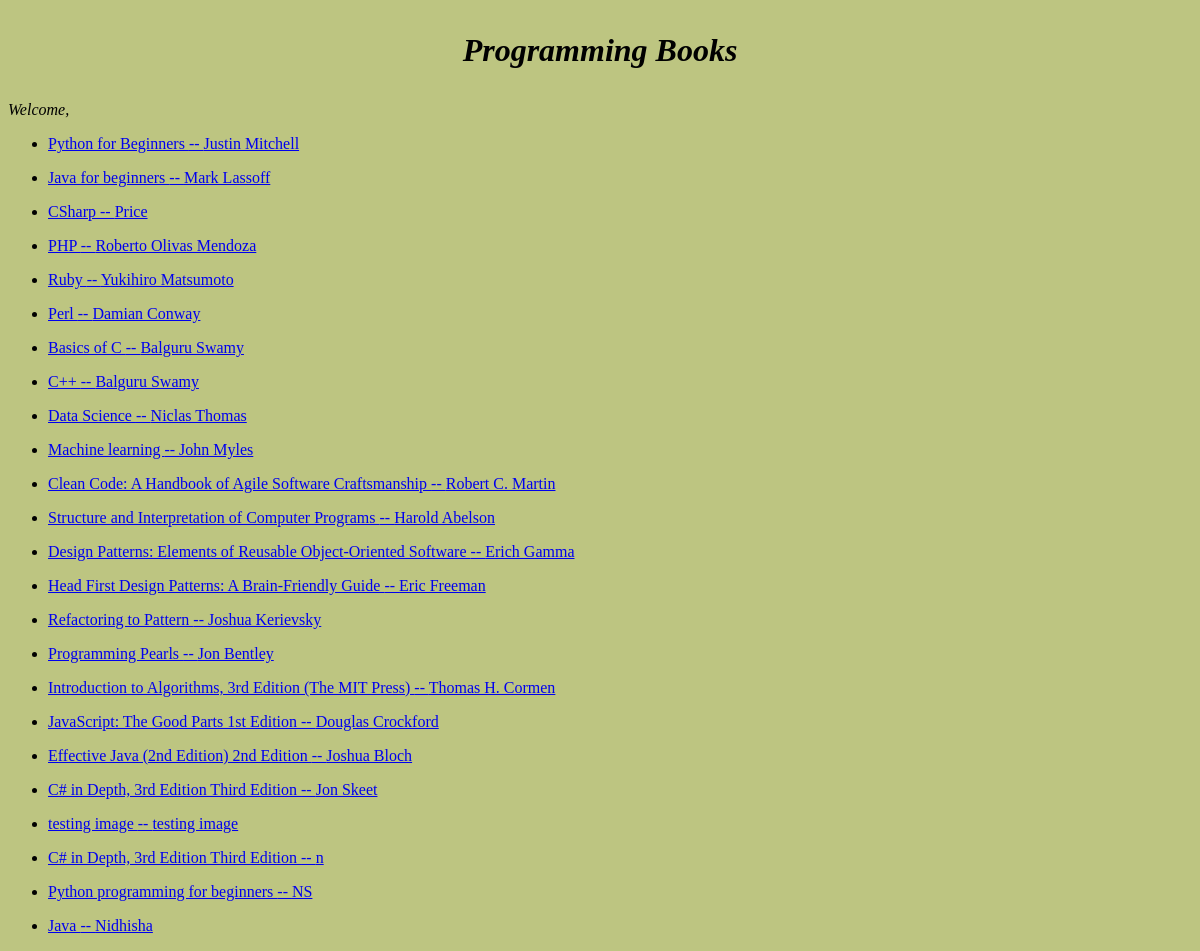
Before: /edit_list/ with the older database file.
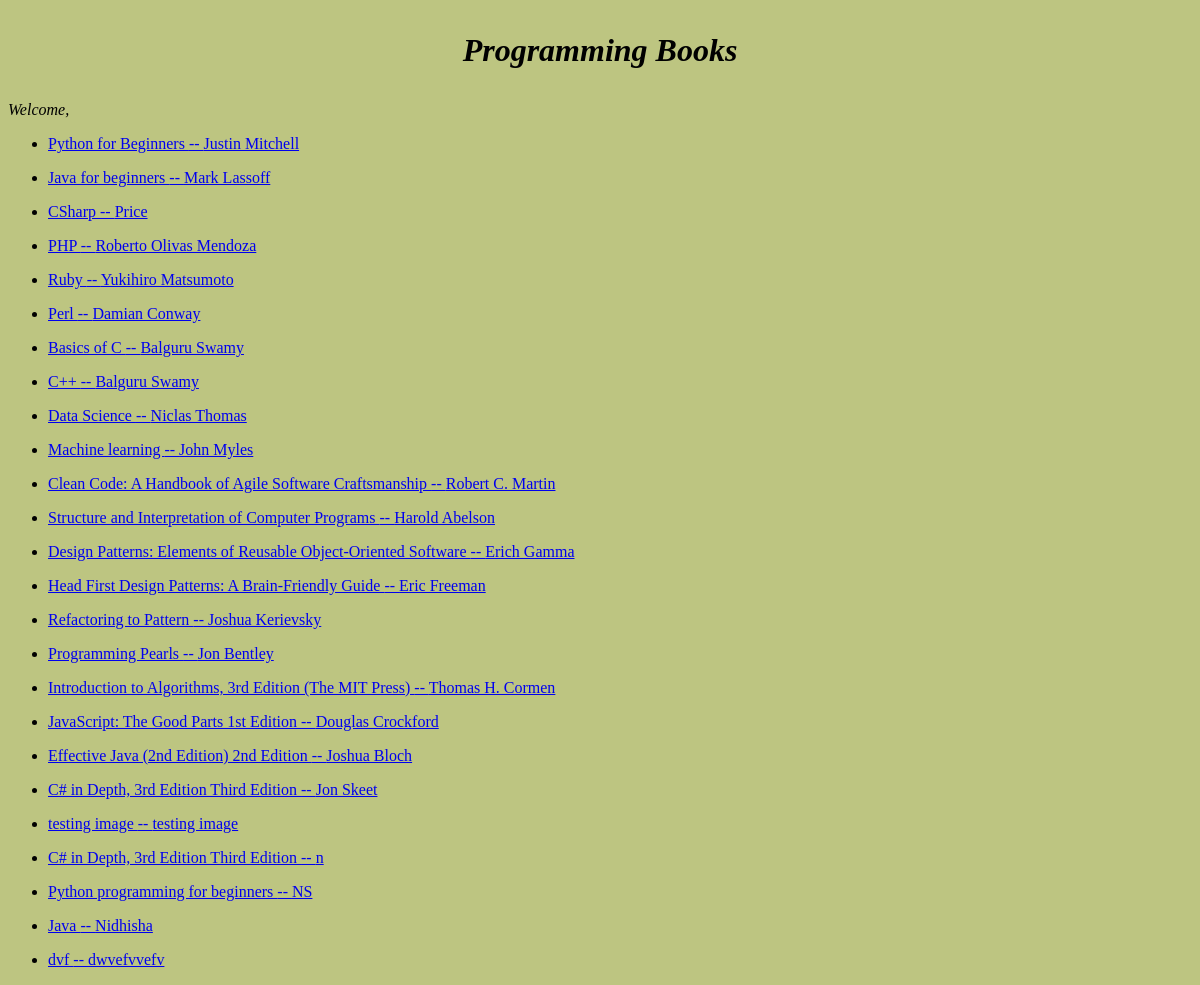
After: the same page with the newer database file.
### books/models.py (models this page shows, shortened)
class Book(models.Model):
	book_title = models.CharField(max_length=100)
	book_author = models.CharField(max_length=50)
	book_description=models.TextField(blank=True, null=True)
	book_image = models.ImageField(upload_to='images/', blank=False)
	def go_to_link_edit(self):
		return f"/edit/{self.id}/"

### books/views.py (the view)
# urls.py: path('edit_list/', edit_list_view),
def edit_list_view(request):
	queryset=Book.objects.all()
	context={
	'context_qs': queryset
	}
	return render(request, 'edit_list_view.html', context)

### templates/edit_list_view.html
{% extends 'basic.html' %}
{% block content %}
{% for x in context_qs %}
<ul>
	<li><a href="{{ x.go_to_link_edit }}"> {{ x.book_title }} -- {{ x.book_author }} <br/></li>
</ul>
{% endfor %}
{% endblock %}

Changed rows visible on the page:
added Book: book_title "dvf", book_author "dwvefvvefv"
